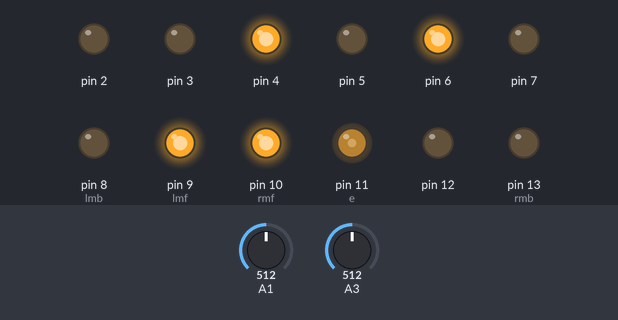
Simulated run of this sketch. Board: Arduino Uno, built with avr-gcc and run on an emulated ATmega328P. On the bench: output pins drawn as LEDs (lit = HIGH). The inputs (shaded band) are chosen by the test bench; at power-on: A1 = 512, A3 = 512.

Above: at 1.2 s.
1.3 s: A1 set to 45
2.8 s: A1 set to 36
At 3.1 s:
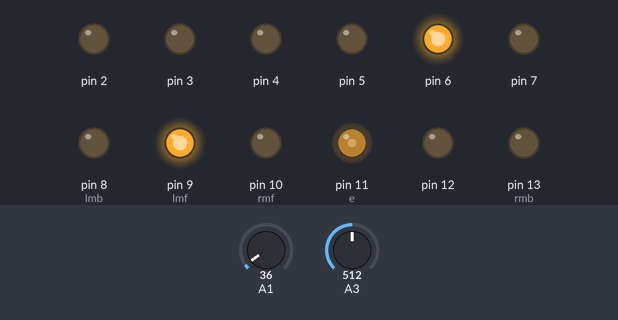
4.3 s: A3 set to 44
5.8 s: A3 set to 36
At 6.6 s:
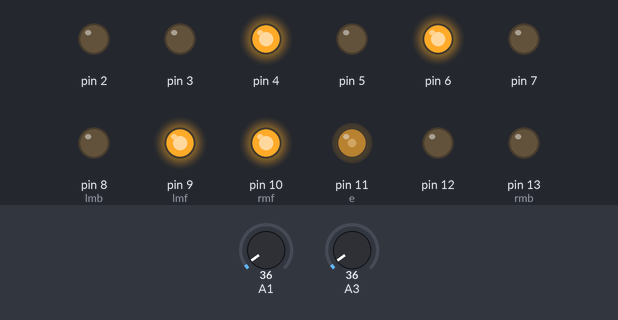
7.3 s: A1 set to 60
At 7.7 s:
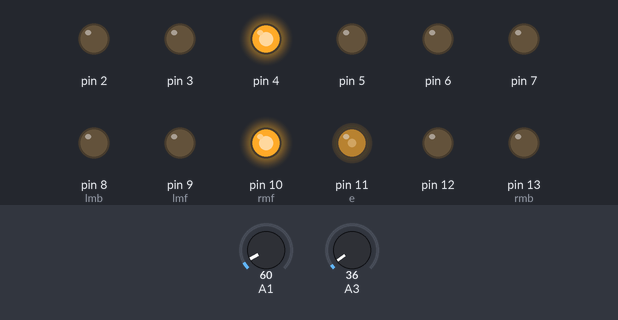
8.8 s: A3 set to 60
At 10.1 s:
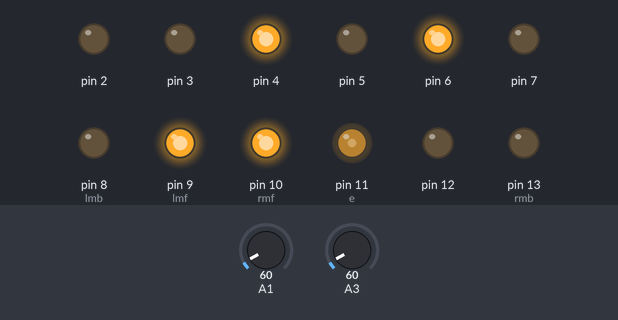
Timing chart, 0 to 11.3 s (numbered marks = the images above; inputs shaded):
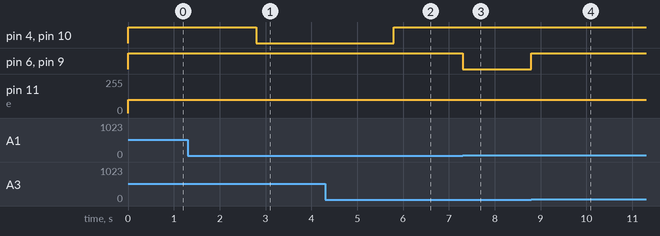

Measured:
- the behaviour switches between 41 and 40 on A1 (found by bisection; images 0 and 1)
- the behaviour switches between 40 and 39 on A3 (found by bisection; images 1 and 2)
- after the input at 1.3 s, every drawn part: stays the same
- after the input at 2.8 s, pin 4, pin 10 (rmf): HIGH → LOW at once
- after the input at 4.3 s, every drawn part: stays the same
- after the input at 5.8 s, pin 4, pin 10 (rmf): LOW → HIGH at once
- after the input at 7.3 s, pin 6, pin 9 (lmf): HIGH → LOW at once
- after the input at 8.8 s, pin 6, pin 9 (lmf): LOW → HIGH at once

The sketch:

new_prg.ino
```cpp
int rmf=10;
int rmb=13;
int lmf=9;
int lmb=8;
int e=11;
int lcled=7;
int ltled=6;
int trnled=5;
int rtled=4;
int rcled=3;
int stpled=2;
int i,lc=0,rc=0;


void setup(){
  for(i=2;i<=13;i++)
    pinMode(i,OUTPUT);
  Serial.begin(9600);
}

void go_on(){
  analogWrite(e,100);
  digitalWrite(lmf,HIGH);
  digitalWrite(rmf,HIGH);
  digitalWrite(lmb,LOW);
  digitalWrite(rmb,LOW);
  delay(1);
}

void line_follow(){
  analogWrite(e,100);
  int p = analogRead(A1);
  int q = analogRead(A3);
  if(p>=40 && q<=40){
    digitalWrite(6,LOW);
    digitalWrite(4,HIGH);
    digitalWrite(lmf,LOW);
    digitalWrite(rmf,HIGH);
    digitalWrite(lmb,LOW);
    digitalWrite(rmb,LOW);
    delay(1);
  }
  else if(p<=40 && q>=40){
    digitalWrite(6,HIGH);
    digitalWrite(4,LOW);
    digitalWrite(lmf,HIGH);
    digitalWrite(rmf,LOW);
    digitalWrite(lmb,LOW);
    digitalWrite(rmb,LOW);
    delay(1);
  }
  else{
    go_on();
    digitalWrite(6,HIGH);
    digitalWrite(4,HIGH);
    delay(1);
  }
}

void stop_it(){
  for(i=8;i<11;i++){
    digitalWrite(i,LOW);
  }
  digitalWrite(13,LOW);
  delay(1);
}

void junction(){
  int ls = analogRead(A0);
  int rs = analogRead(A4);
  int p = analogRead(A1);
  int q = analogRead(A3);
  if(ls>=50 && rs>=50 && p>=50 && q>=50 && analogRead(2)>=50){
    stop_it();
    //digitalWrite(trnled,HIGH);
    digitalWrite(4,LOW);
    digitalWrite(6,LOW);
    delay(1000);
    /*
    Serial.print("LC = ");
    Serial.println(ls);
    Serial.print("RC = ");
    Serial.println(ls);
    Serial.print("L = ");
    Serial.println(p);
    Serial.print("R = ");
    Serial.println(q);
    Serial.println("---------------");
    */
    right();
  }
}

void left(){
  int a,b;
  digitalWrite(rmf,HIGH);
  digitalWrite(lmf,LOW);
  delay(250);
  do{
    digitalWrite(rmf,HIGH);
    digitalWrite(lmf,LOW);
    digitalWrite(5,HIGH);
    //Serial.println("Hello, it's me. I was wondering if after all these years you like to see me...");
    a = analogRead(A0);
    b = analogRead(A4);
    Serial.print("FS = ");
    Serial.println(analogRead(A2));
    //Serial.print("RC = ");
    //Serial.println(b);
  }while(analogRead(A2)<=50);
  digitalWrite(5,LOW);
}
void right(){
  int a,b;
  digitalWrite(lmf,HIGH);
  digitalWrite(rmf,LOW);
  delay(500);
  do{
    digitalWrite(lmf,HIGH);
    digitalWrite(rmf,LOW);
    digitalWrite(5,HIGH);
    //Serial.println("Hello, it's me. I was wondering if after all these years you like to see me...");
    //a = analogRead(A0);
    //b = analogRead(A4);
    //Serial.print("FS = ");
    //Serial.println(analogRead(A2));
    //Serial.print("RC = ");
    //Serial.println(b);
  }while(analogRead(A2)<=40);
  digitalWrite(5,LOW);
}
/*
void counterglow()
{
  if(analogRead(A0)<=50)
    digitalWrite(7,HIGH);
  else
    digitalWrite(7,LOW);

  if(analogRead(A4)<=50)
    digitalWrite(3,HIGH);
  else
    digitalWrite(3,LOW);
}
*/
void lccounter(){
  int a = analogRead(A0);
  int b = analogRead(A4);
  int c = analogRead(A2);
  if(a>=60&&b<=60){
    lc++;
    Serial.print("lc = ");
    Serial.println(lc);
    delay(500);
  }
}
void rccounter(){
  int b = analogRead(A4);
  int a = analogRead(A0);
  int c = analogRead(A2);
  if(b>=60&&a<=60)
  {
    rc++;
    Serial.print("rc = ");
    Serial.println(rc);
    delay(150);
  }
}

void loop(){
  digitalWrite(13,LOW);
  line_follow();
  //junction();
  //counterglow();
  //lccounter();
  //rccounter();
}
```
